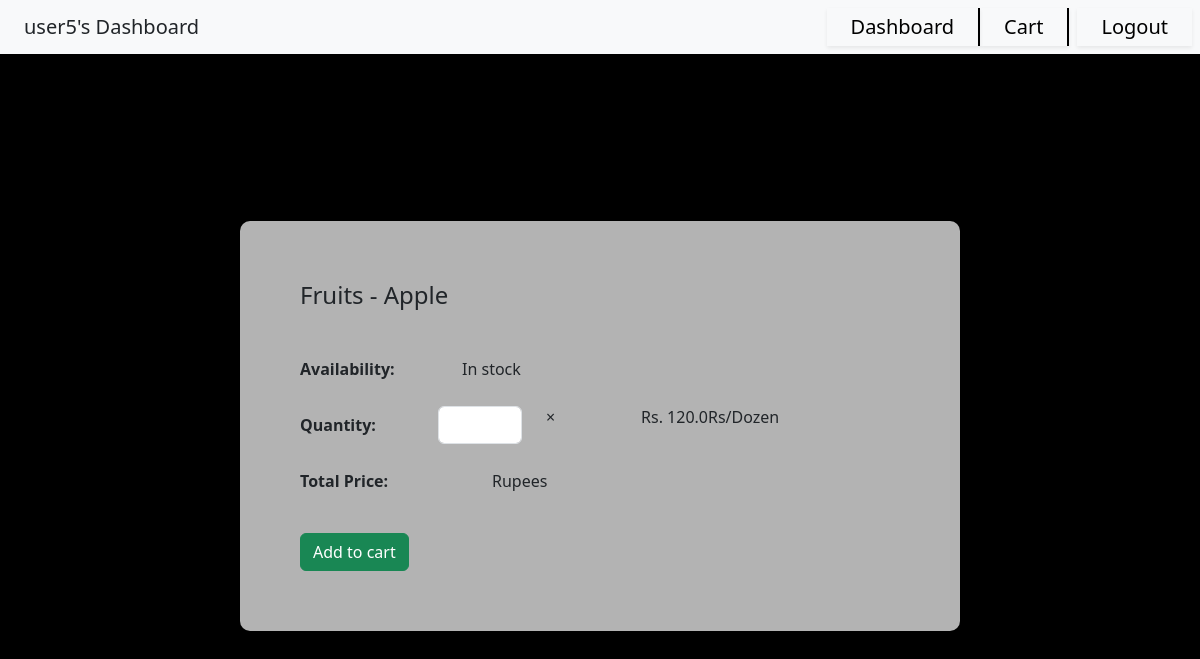
The app's page /user5/cart_addition/prod_1, older data.
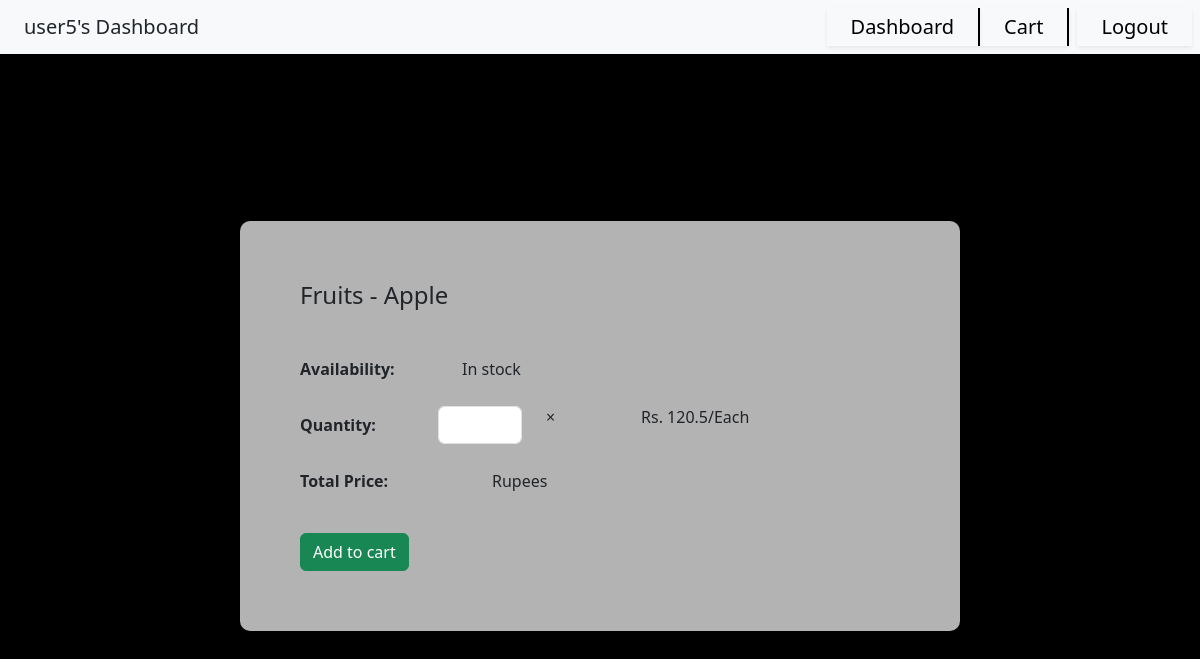
The same page, newer data.
### application/models.py (models this page shows)
class Product(db.Model):
    __tablename__ = 'Product'
    PID = db.Column(db.Integer, autoincrement=True, primary_key=True)
    Name = db.Column(db.String(collation='NOCASE'), unique=True, nullable=False)
    Price = db.Column(db.Float, nullable=False)
    Unit = db.Column(db.String, nullable=False)
    Stock = db.Column(db.Integer, nullable=False)
    CID = db.Column(db.Integer, db.ForeignKey('Category.CID', ondelete='CASCADE'))
    cat = db.relationship("Category", back_populates="products")
    ords = db.relationship("Order_Details", back_populates="product")

### application/user_actions.py (the view)
@app.route("/<usr>/cart_addition/prod_<pid>")
def define_item_qty(usr, pid):
    p = Product.query.filter(Product.PID == pid).first()
    c = Category.query.filter(Category.CID == p.CID).first()
    return render_template("add_to_cart.html", user=usr, prod=p, cat = c)

### templates/add_to_cart.html (shortened to what this page needs)
<!DOCTYPE html>
<html>
    <head>
        <link href="https://cdn.jsdelivr.net/npm/bootstrap@5.3.1/dist/css/bootstrap.min.css" rel="stylesheet">
        <link href="{{ url_for('static', filename='css/dash.css') }}" rel="stylesheet">
    </head>
    <body id="body">
        <nav id = "nav" class="navbar sticky-top bg-body-tertiary text-center">
            <div class="nav" style = "text-align:left;">
                {{ user }}'s Dashboard
            </div>
            <div class="clickable nav shadow-sm" style = "margin-left:auto;text-align:right; border-right:2px solid black;">
                <a href="/{{ user }}/user_dashboard" style = "text-decoration:none; color:black;">Dashboard</a>
            </div>
            <div class="clickable nav shadow-sm" style = "margin-right:1vh; text-align:center;border-right:2px solid black;">
                <a href="/{{ user }}/cart" style = "text-decoration:none; color:black;">Cart</a>
            </div>
            <div class="clickable nav shadow-sm" style = "margin-right:1vh; text-align:left;">
                <a href="/login" style = "text-decoration:none; color:black;">Logout</a>
            </div>
        </nav>
        <div id = "content" class="container" style="background-color:rgba(255, 255, 255, 0.0);">
            <div id = "form-wrap">
                <h4 class="mb-5">{{ cat.Name }} - {{ prod.Name }}</h4>
                <form style = "width:50vw">
                    <div class = "row g-5 align-items-center mb-2">
                        <div class="col-auto col-sm-3">
                            <b><p>Availability:</p></b>
                        </div>
                        <div class="col-auto col-sm-6">
                            <p>{% if prod.Stock > 0 %}In stock{% else %}Out of Stock{% endif %}</p>
                        </div>
                    </div>
                    <div class = "row g-5 align-items-center mb-4">
                        <div class="col-auto col-sm-3" style="padding-right:0;">
                            <b><label for="prod-qty" class="col-form-label">Quantity:</label></b>
                        </div>
                        <div class="col-auto col-sm-2"style="padding-left:0;">
                            <input type="number" class="form-control" id="prod-qty" oninput = "calc({{prod.Price}})">
                        </div>
                        <div class="col-auto col-sm-1" style="padding:0;">
                            <p>&times;</p>
                        </div>
                        <div class="col-auto col-sm-2" style="padding:0; text-align:right;">
                             <p>Rs. {{ prod.Price}} </p>
                        </div>
                        <div class="col-auto col-sm-1" style="padding:0;">
                            <p> {{ prod.Unit}} </p>
                        </div>
                    </div>
                    <div class = "row g-5 align-items-center mb-4">
                        <div class="col-auto col-sm-3">
                            <b><p>Total Price:</p></b>
                        </div>
                        <div class="col-auto col-sm-1"style="padding:0;">
                        </div>
                        <div class="col-auto col-sm-1" style="padding:0;">
                            <p> Rupees </p>
                        </div>
                    </div>
                    <div class="col-5">
                        <button type="button" class="btn btn-success" {% if prod.Stock == 0 %}disabled{% endif %} onclick = "add('{{ user }}', '{{ prod.PID }}')">Add to cart</button>
                    </div>
                </form>
            </div>
        </div>
    </body>
</html>

Row changes from the older to the newer data that the page shows:
changed Product "Apple": Price "120.0" → "120.5"; Unit "Rs/Dozen" → "/Each"
